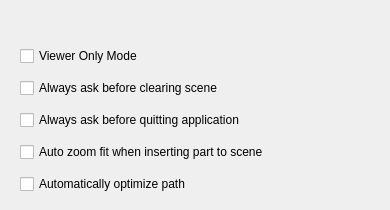
      <widget class="QWidget" name="page_options">
       <widget class="QWidget" name="verticalLayoutWidget_3">
        <property name="geometry">
         <rect>
          <x>20</x>
          <y>40</y>
          <width>361</width>
          <height>161</height>
         </rect>
        </property>
        <layout class="QVBoxLayout" name="verticalLayout_2">
         <item>
          <widget class="QCheckBox" name="checkBox_9">
           <property name="whatsThis">
            <string>If enabled, parts are only rendered for view. G-code generation is thus disabled.</string>
           </property>
           <property name="text">
            <string>Viewer Only Mode</string>
           </property>
          </widget>
         </item>
         <item>
          <widget class="QCheckBox" name="checkBox_7">
           <property name="text">
            <string>Always ask before clearing scene</string>
           </property>
          </widget>
         </item>
         <item>
          <widget class="QCheckBox" name="checkBox_8">
           <property name="text">
            <string>Always ask before quitting application</string>
           </property>
          </widget>
         </item>
         <item>
          <widget class="QCheckBox" name="checkBox_10">
           <property name="text">
            <string>Auto zoom fit when inserting part to scene</string>
           </property>
          </widget>
         </item>
         <item>
          <widget class="QCheckBox" name="optPathCB">
           <property name="text">
            <string>Automatically optimize path </string>
           </property>
          </widget>
         </item>
        </layout>
       </widget>
      </widget>
